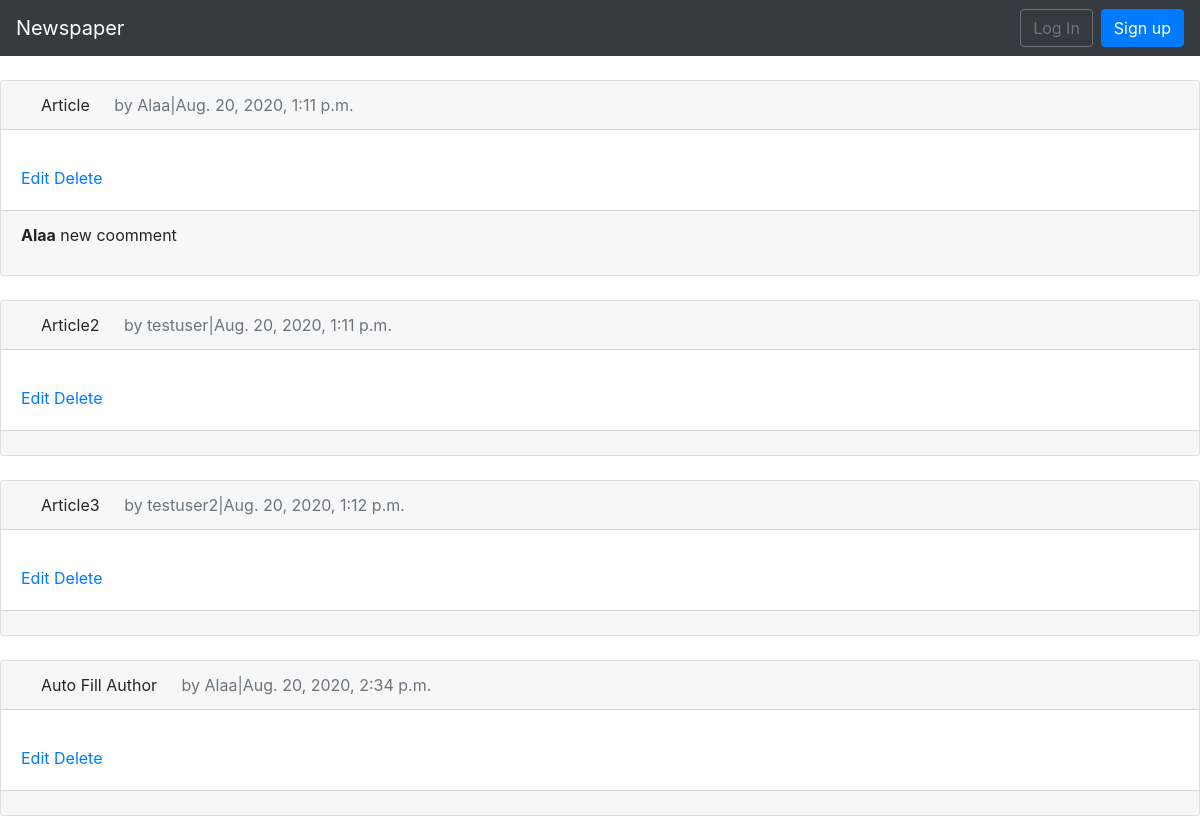
The app's page /articles/ with its own data.
### articles/models.py (models this page shows, shortened)
class Article(models.Model):
    title = models.CharField(max_length=255)
    body = models.TextField()
    date = models.DateTimeField(auto_now_add= True)
    author = models.ForeignKey(get_user_model(),on_delete=models.CASCADE,)

class Comment(models.Model):
        article = models.ForeignKey(
            Article, on_delete=models.CASCADE,related_name="comments"
        )
        Comment = models.CharField(max_length=140)
        author = models.ForeignKey(get_user_model(),on_delete=models.CASCADE)
        def __str__(self):
            return self.Comment

### users/models.py (models this page shows)
class CustomUser (AbstractUser):
    age = models.PositiveIntegerField(null = True ,blank= True)

### articles/views.py (the view)
# urls.py: path("",ArticleListView.as_view(),name ="article_list" )
class ArticleListView(ListView):
    model = Article
    template_name = "article_list.html"

### templates/article_list.html (shortened to what this page needs)
{% extends 'base.html' %}
{% block content %}
    {% for article in object_list %}
        <div class="card">
        <div class="card-header">
            <span class="card-body">{{article.title}}</span>
            <span class="text-muted"> by {{article.author}}|{{article.date}}</span>
        </div>
        <div class = "card-body">
            <a href={% url 'article_edit' article.pk %}>Edit</a>
            <a href={% url 'article_delete' article.pk %}>Delete</a>
        </div>
        <div class="card-footer">
        {% for comment in article.comments.all %}
            <p>
                <span class="font-weight-bold">{{comment.author}}</span>
                {{comment}}
            </p>
        {% endfor %}
        </div>
        </div>
    <br>
{% endfor %}
{% endblock content %}

### records on screen
Article: title "Article", author "Alaa", date "Aug. 20, 2020, 1:11 p.m."
Comment: author "Alaa", Comment "new coomment"
Article: title "Article2", author "testuser", date "Aug. 20, 2020, 1:11 p.m."
Article: title "Article3", author "testuser2", date "Aug. 20, 2020, 1:12 p.m."
Article: title "Auto Fill Author", author "Alaa", date "Aug. 20, 2020, 2:34 p.m."
